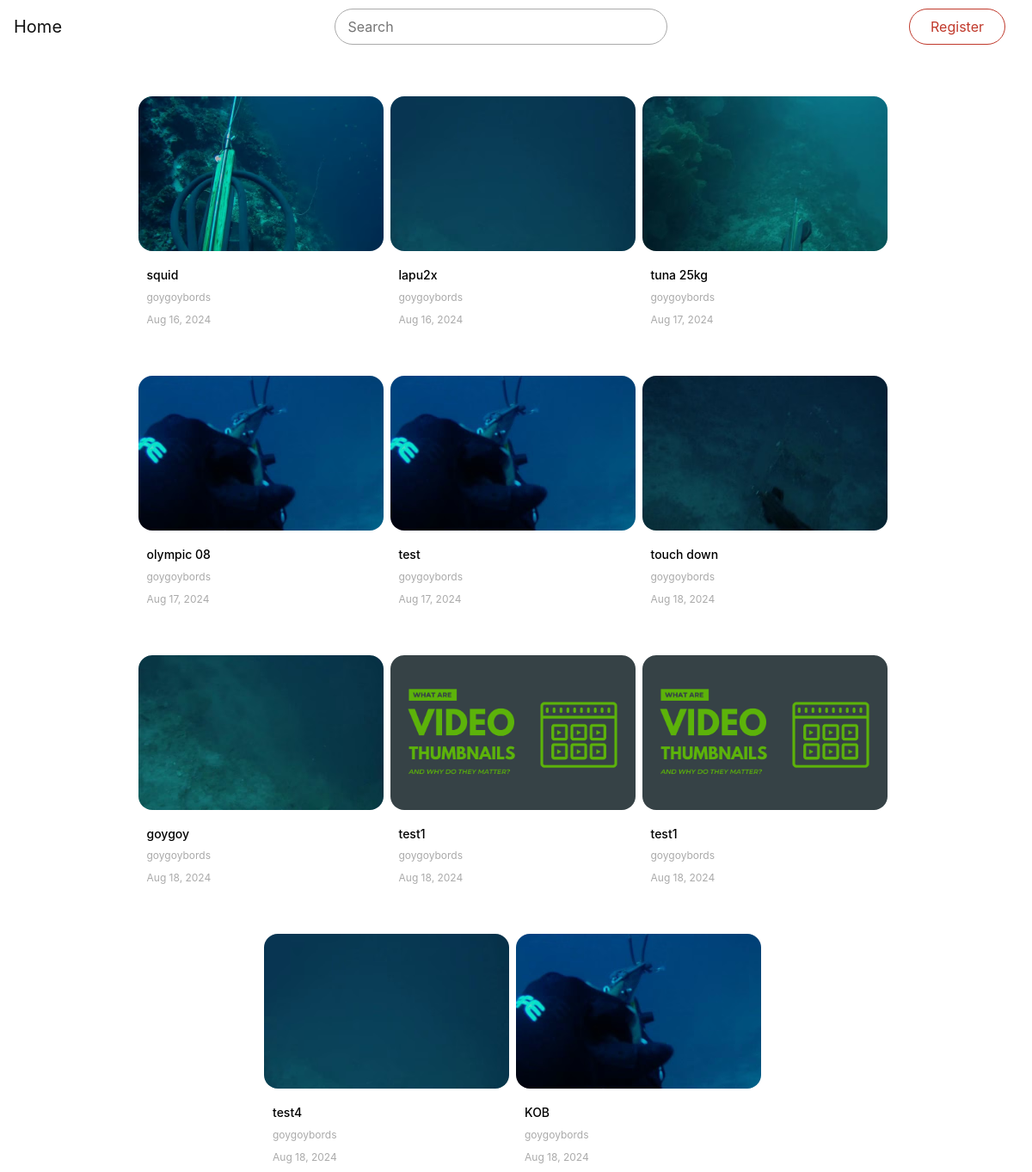
The page / on the database its author committed.
### main/models.py (models this page shows, shortened)
class Video(models.Model):
    title       = models.CharField(max_length=100)
    description = models.TextField()
    video_file  = models.FileField(upload_to="uploads/videos",
                                validators = [FileExtensionValidator(allowed_extensions=video_extensions)])
    thumbnail   = models.FileField(upload_to="uploads/thumbnails",
                                validators = [FileExtensionValidator(allowed_extensions=thumb_extensions)])
    date_posted = models.DateTimeField(default=timezone.now)
    uploader    = models.ForeignKey(User, on_delete=models.CASCADE)

### main/views.py (the view)
# urls.py: path('', views.index, name="home"),
def index(request):
    videos = Video.objects.all()
    return render(request, 'layouts/home.html', {'videos': videos})

### templates/layouts/home.html (shortened to what this page needs)
{% extends 'layouts/index.html' %}
{% block content %}
    <div class="container">
        <div class="row justify-content-center">
            {% for video in videos %}
            <div class="card col-md-3 col-sm-12 mr-md-2 mt-5 p-3 border-0">
                <a href="{% url 'view_video' video.id %}"><img src="{{ video.thumbnail.url }}" width="256" height="144"/></a>
                <div class="card-body">
                    <a class="link-text" href="{% url 'view_video' video.id %}"><h5 class="text-center">{{ video.title }}</h5></a>
                    <p class="text-muted text-center m-0"> {{ video.uploader }}</p>
                    <p class="text-muted text-center"> {{ video.date_posted | date:"M d, Y" }}</p>
                </div>
            </div>
            {% endfor %}
        </div>
    </div>
{% endblock content %}

### static/css/style.css (style rules this page uses)
.link-text { color: #333; transition: .3s; }
body { background-color: #fff; color: rgba(44,47,51,1); }
.card { color: white; background-color: rgba(66,69,73,0); padding:0 !important; }
.card img { border-radius:16px; object-fit: cover; object-position: center; height:180px; width:100%; }
.card .card-body { padding:8px 10px !important; text-align: left; margin-top: 4px; }
.card .card-body .link-text h5 { padding-top:8px; font-size:14px; text-align: left !important; color:#000 !important; }
.card .card-body p,.card .card-body p.text-center { font-size:12px; text-align: left !important; color:#aaa !important; margin-bottom: 0 !important; margin-top: 8px; }
.link-text { color:black; transition: 0.3s; }
.text-muted { color: #c5c5c5!important; }
.container { margin:auto; }

### rows shown on the page
Video: thumbnail (picture), title "squid", uploader "goygoybords", date_posted "Aug 16, 2024"
Video: thumbnail (picture), title "lapu2x", uploader "goygoybords", date_posted "Aug 16, 2024"
Video: thumbnail (picture), title "tuna 25kg", uploader "goygoybords", date_posted "Aug 17, 2024"
Video: thumbnail (picture), title "olympic 08", uploader "goygoybords", date_posted "Aug 17, 2024"
Video: thumbnail (picture), title "test", uploader "goygoybords", date_posted "Aug 17, 2024"
Video: thumbnail (picture), title "touch down", uploader "goygoybords", date_posted "Aug 18, 2024"
Video: thumbnail (picture), title "goygoy", uploader "goygoybords", date_posted "Aug 18, 2024"
Video: thumbnail (picture), title "test1", uploader "goygoybords", date_posted "Aug 18, 2024"
Video: thumbnail (picture), title "test1", uploader "goygoybords", date_posted "Aug 18, 2024"
Video: thumbnail (picture), title "test4", uploader "goygoybords", date_posted "Aug 18, 2024"
Video: thumbnail (picture), title "KOB", uploader "goygoybords", date_posted "Aug 18, 2024"
